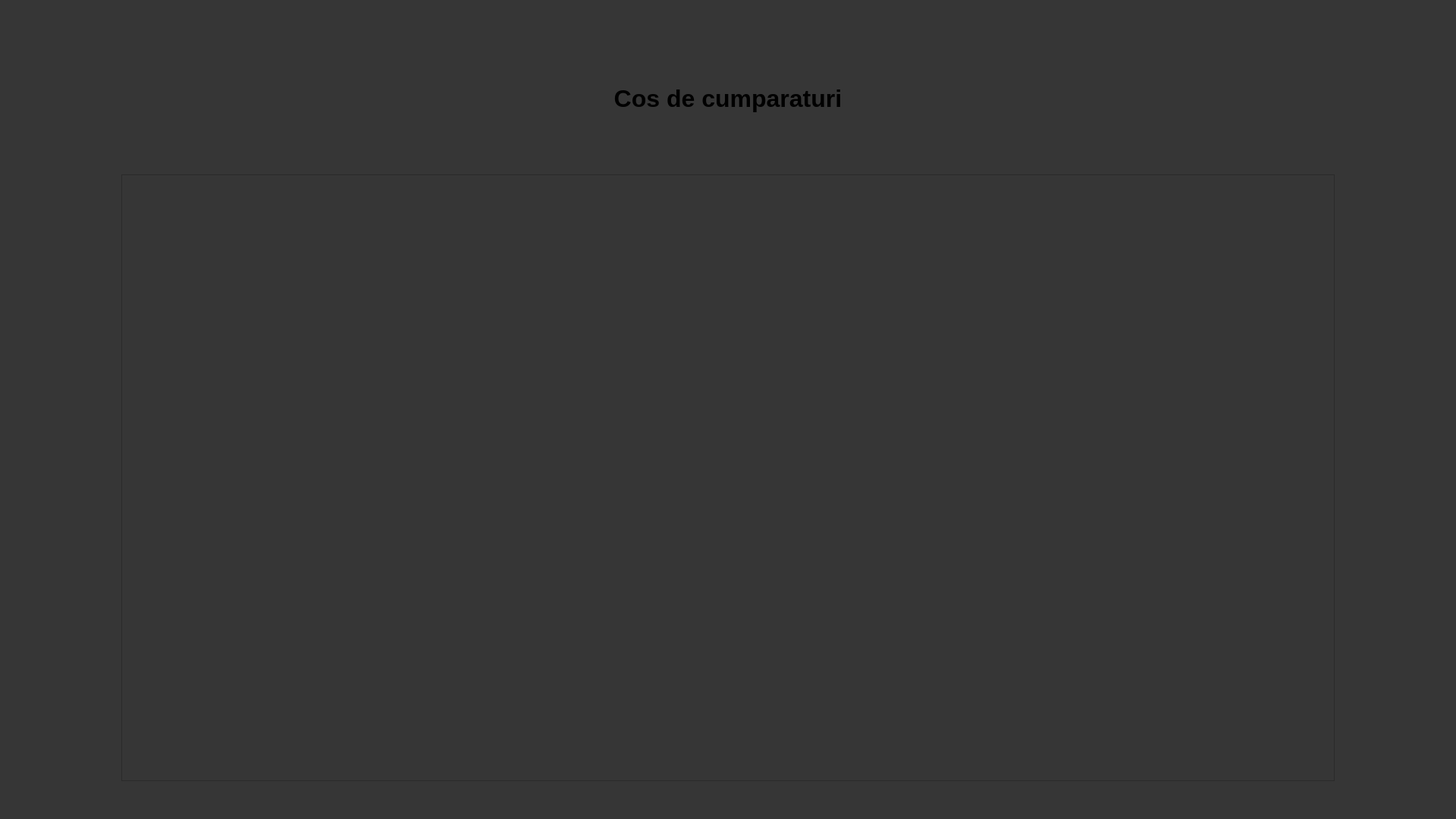
<?xml version="1.0" encoding="UTF-8"?>
<ui version="4.0">
 <class>Dialog</class>
 <widget class="QDialog" name="Dialog">
  <property name="geometry">
   <rect>
    <x>0</x>
    <y>0</y>
    <width>1920</width>
    <height>1080</height>
   </rect>
  </property>
  <property name="windowTitle">
   <string>Dialog</string>
  </property>
  <property name="styleSheet">
   <string notr="true">background-color: rgb(54, 54, 54);</string>
  </property>
  <widget class="QLabel" name="label">
   <property name="geometry">
    <rect>
     <x>800</x>
     <y>100</y>
     <width>320</width>
     <height>61</height>
    </rect>
   </property>
   <property name="text">
    <string>&lt;html&gt;&lt;head/&gt;&lt;body&gt;&lt;p align=&quot;center&quot;&gt;&lt;span style=&quot; font-size:24pt; font-weight:600;&quot;&gt;Cos de cumparaturi&lt;/span&gt;&lt;/p&gt;&lt;/body&gt;&lt;/html&gt;</string>
   </property>
  </widget>
  <widget class="QTextEdit" name="textEdit">
   <property name="geometry">
    <rect>
     <x>160</x>
     <y>230</y>
     <width>1600</width>
     <height>800</height>
    </rect>
   </property>
   <property name="styleSheet">
    <string notr="true">font: 20pt &quot;MS Shell Dlg 2&quot;;</string>
   </property>
   <property name="html">
    <string>&lt;!DOCTYPE HTML PUBLIC &quot;-//W3C//DTD HTML 4.0//EN&quot; &quot;http://www.w3.org/TR/REC-html40/strict.dtd&quot;&gt;
&lt;html&gt;&lt;head&gt;&lt;meta name=&quot;qrichtext&quot; content=&quot;1&quot; /&gt;&lt;style type=&quot;text/css&quot;&gt;
p, li { white-space: pre-wrap; }
&lt;/style&gt;&lt;/head&gt;&lt;body style=&quot; font-family:'MS Shell Dlg 2'; font-size:20pt; font-weight:400; font-style:normal;&quot;&gt;
&lt;p style=&quot;-qt-paragraph-type:empty; margin-top:0px; margin-bottom:0px; margin-left:0px; margin-right:0px; -qt-block-indent:0; text-indent:0px; font-size:8.25pt;&quot;&gt;&lt;br /&gt;&lt;/p&gt;&lt;/body&gt;&lt;/html&gt;</string>
   </property>
  </widget>
 </widget>
 <resources/>
 <connections/>
</ui>
